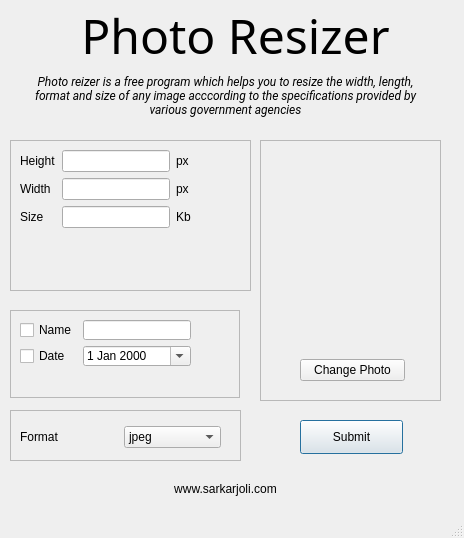
<?xml version="1.0" encoding="UTF-8"?>
<ui version="4.0">
 <class>MainWindow</class>
 <widget class="QMainWindow" name="MainWindow">
  <property name="geometry">
   <rect>
    <x>0</x>
    <y>0</y>
    <width>464</width>
    <height>538</height>
   </rect>
  </property>
  <property name="minimumSize">
   <size>
    <width>464</width>
    <height>538</height>
   </size>
  </property>
  <property name="maximumSize">
   <size>
    <width>464</width>
    <height>538</height>
   </size>
  </property>
  <property name="font">
   <font>
    <italic>false</italic>
   </font>
  </property>
  <property name="windowTitle">
   <string>MainWindow</string>
  </property>
  <widget class="QWidget" name="centralwidget">
   <widget class="QLabel" name="label_Main">
    <property name="geometry">
     <rect>
      <x>0</x>
      <y>0</y>
      <width>471</width>
      <height>71</height>
     </rect>
    </property>
    <property name="palette">
     <palette>
      <active>
       <colorrole role="Text">
        <brush brushstyle="SolidPattern">
         <color alpha="255">
          <red>51</red>
          <green>106</green>
          <blue>188</blue>
         </color>
        </brush>
       </colorrole>
       <colorrole role="PlaceholderText">
        <brush brushstyle="SolidPattern">
         <color alpha="128">
          <red>51</red>
          <green>106</green>
          <blue>188</blue>
         </color>
        </brush>
       </colorrole>
      </active>
      <inactive>
       <colorrole role="Text">
        <brush brushstyle="SolidPattern">
         <color alpha="255">
          <red>51</red>
          <green>106</green>
          <blue>188</blue>
         </color>
        </brush>
       </colorrole>
       <colorrole role="PlaceholderText">
        <brush brushstyle="SolidPattern">
         <color alpha="128">
          <red>51</red>
          <green>106</green>
          <blue>188</blue>
         </color>
        </brush>
       </colorrole>
      </inactive>
      <disabled>
       <colorrole role="Text">
        <brush brushstyle="SolidPattern">
         <color alpha="255">
          <red>172</red>
          <green>174</green>
          <blue>176</blue>
         </color>
        </brush>
       </colorrole>
       <colorrole role="PlaceholderText">
        <brush brushstyle="SolidPattern">
         <color alpha="128">
          <red>41</red>
          <green>47</green>
          <blue>52</blue>
         </color>
        </brush>
       </colorrole>
      </disabled>
     </palette>
    </property>
    <property name="font">
     <font>
      <family>Bebas Neue</family>
      <pointsize>36</pointsize>
      <italic>false</italic>
     </font>
    </property>
    <property name="text">
     <string>Photo Resizer</string>
    </property>
    <property name="alignment">
     <set>Qt::AlignCenter</set>
    </property>
   </widget>
   <widget class="QLabel" name="label_link">
    <property name="geometry">
     <rect>
      <x>130</x>
      <y>480</y>
      <width>191</width>
      <height>18</height>
     </rect>
    </property>
    <property name="text">
     <string>www.sarkarjoli.com</string>
    </property>
    <property name="textFormat">
     <enum>Qt::MarkdownText</enum>
    </property>
    <property name="alignment">
     <set>Qt::AlignCenter</set>
    </property>
    <property name="openExternalLinks">
     <bool>true</bool>
    </property>
   </widget>
   <widget class="QFrame" name="frame">
    <property name="geometry">
     <rect>
      <x>10</x>
      <y>140</y>
      <width>241</width>
      <height>151</height>
     </rect>
    </property>
    <property name="frameShape">
     <enum>QFrame::StyledPanel</enum>
    </property>
    <property name="frameShadow">
     <enum>QFrame::Raised</enum>
    </property>
    <layout class="QFormLayout" name="formLayout_2">
     <item row="0" column="0">
      <layout class="QGridLayout" name="gridLayout">
       <item row="0" column="1">
        <widget class="QLineEdit" name="input_Height">
         <property name="text">
          <string notr="true"/>
         </property>
         <property name="maxLength">
          <number>4</number>
         </property>
         <property name="alignment">
          <set>Qt::AlignRight|Qt::AlignTrailing|Qt::AlignVCenter</set>
         </property>
        </widget>
       </item>
       <item row="1" column="3">
        <widget class="QLabel" name="label_Width_px">
         <property name="text">
          <string>px</string>
         </property>
        </widget>
       </item>
       <item row="0" column="3">
        <widget class="QLabel" name="label_px_Height">
         <property name="text">
          <string>px</string>
         </property>
        </widget>
       </item>
       <item row="0" column="0">
        <widget class="QLabel" name="label_Height">
         <property name="text">
          <string>Height</string>
         </property>
        </widget>
       </item>
       <item row="2" column="0">
        <widget class="QLabel" name="label_Size">
         <property name="text">
          <string>Size</string>
         </property>
        </widget>
       </item>
       <item row="2" column="1">
        <widget class="QLineEdit" name="input_Size">
         <property name="maxLength">
          <number>5</number>
         </property>
         <property name="alignment">
          <set>Qt::AlignRight|Qt::AlignTrailing|Qt::AlignVCenter</set>
         </property>
        </widget>
       </item>
       <item row="1" column="0">
        <widget class="QLabel" name="label_Width">
         <property name="text">
          <string>Width</string>
         </property>
        </widget>
       </item>
       <item row="2" column="3">
        <widget class="QLabel" name="label_Kb">
         <property name="text">
          <string>Kb</string>
         </property>
        </widget>
       </item>
       <item row="1" column="1">
        <widget class="QLineEdit" name="input_Width">
         <property name="maxLength">
          <number>4</number>
         </property>
         <property name="alignment">
          <set>Qt::AlignRight|Qt::AlignTrailing|Qt::AlignVCenter</set>
         </property>
        </widget>
       </item>
      </layout>
     </item>
    </layout>
   </widget>
   <widget class="QFrame" name="frame_2">
    <property name="geometry">
     <rect>
      <x>10</x>
      <y>310</y>
      <width>230</width>
      <height>88</height>
     </rect>
    </property>
    <property name="frameShape">
     <enum>QFrame::StyledPanel</enum>
    </property>
    <property name="frameShadow">
     <enum>QFrame::Raised</enum>
    </property>
    <layout class="QFormLayout" name="formLayout">
     <item row="0" column="0">
      <layout class="QGridLayout" name="gridLayout_2">
       <item row="0" column="0">
        <widget class="QCheckBox" name="checkBox_Name">
         <property name="text">
          <string>Name</string>
         </property>
        </widget>
       </item>
       <item row="0" column="1">
        <widget class="QLineEdit" name="lineEdit"/>
       </item>
       <item row="1" column="0">
        <widget class="QCheckBox" name="checkBox">
         <property name="text">
          <string>Date</string>
         </property>
        </widget>
       </item>
       <item row="1" column="1">
        <widget class="QDateEdit" name="dateEdit">
         <property name="calendarPopup">
          <bool>true</bool>
         </property>
        </widget>
       </item>
      </layout>
     </item>
    </layout>
   </widget>
   <widget class="QFrame" name="frame_3">
    <property name="geometry">
     <rect>
      <x>260</x>
      <y>140</y>
      <width>181</width>
      <height>261</height>
     </rect>
    </property>
    <property name="frameShape">
     <enum>QFrame::StyledPanel</enum>
    </property>
    <property name="frameShadow">
     <enum>QFrame::Raised</enum>
    </property>
    <widget class="QLabel" name="label_Image">
     <property name="geometry">
      <rect>
       <x>20</x>
       <y>10</y>
       <width>151</width>
       <height>191</height>
      </rect>
     </property>
     <property name="text">
      <string/>
     </property>
     <property name="pixmap">
      <pixmap resource="resource.qrc">:/Photo/avatar.jpg</pixmap>
     </property>
     <property name="scaledContents">
      <bool>true</bool>
     </property>
    </widget>
    <widget class="QWidget" name="layoutWidget">
     <property name="geometry">
      <rect>
       <x>40</x>
       <y>210</y>
       <width>105</width>
       <height>41</height>
      </rect>
     </property>
     <layout class="QGridLayout" name="gridLayout_3">
      <item row="0" column="0">
       <widget class="QPushButton" name="button_ChangePhoto">
        <property name="focusPolicy">
         <enum>Qt::ClickFocus</enum>
        </property>
        <property name="text">
         <string>Change Photo</string>
        </property>
       </widget>
      </item>
     </layout>
    </widget>
   </widget>
   <widget class="QPushButton" name="pushButton">
    <property name="geometry">
     <rect>
      <x>300</x>
      <y>420</y>
      <width>103</width>
      <height>34</height>
     </rect>
    </property>
    <property name="focusPolicy">
     <enum>Qt::StrongFocus</enum>
    </property>
    <property name="text">
     <string>Submit</string>
    </property>
    <property name="autoDefault">
     <bool>true</bool>
    </property>
    <property name="default">
     <bool>true</bool>
    </property>
    <property name="flat">
     <bool>false</bool>
    </property>
   </widget>
   <widget class="QFrame" name="frame_4">
    <property name="geometry">
     <rect>
      <x>10</x>
      <y>410</y>
      <width>231</width>
      <height>51</height>
     </rect>
    </property>
    <property name="frameShape">
     <enum>QFrame::StyledPanel</enum>
    </property>
    <property name="frameShadow">
     <enum>QFrame::Raised</enum>
    </property>
    <widget class="QWidget" name="layoutWidget">
     <property name="geometry">
      <rect>
       <x>10</x>
       <y>10</y>
       <width>201</width>
       <height>34</height>
      </rect>
     </property>
     <layout class="QHBoxLayout" name="horizontalLayout">
      <item>
       <widget class="QLabel" name="label">
        <property name="text">
         <string>Format</string>
        </property>
       </widget>
      </item>
      <item>
       <widget class="QComboBox" name="comboBox">
        <item>
         <property name="text">
          <string>jpeg</string>
         </property>
        </item>
        <item>
         <property name="text">
          <string>gif</string>
         </property>
        </item>
        <item>
         <property name="text">
          <string>pdf</string>
         </property>
        </item>
       </widget>
      </item>
     </layout>
    </widget>
   </widget>
   <widget class="QLabel" name="label_2">
    <property name="geometry">
     <rect>
      <x>20</x>
      <y>70</y>
      <width>411</width>
      <height>51</height>
     </rect>
    </property>
    <property name="font">
     <font>
      <family>Roboto</family>
      <italic>true</italic>
     </font>
    </property>
    <property name="text">
     <string>Photo reizer is a free program which helps you to resize the width, length, format and size of any image acccording to the specifications provided by various government agencies</string>
    </property>
    <property name="alignment">
     <set>Qt::AlignCenter</set>
    </property>
    <property name="wordWrap">
     <bool>true</bool>
    </property>
   </widget>
  </widget>
  <widget class="QMenuBar" name="menubar">
   <property name="geometry">
    <rect>
     <x>0</x>
     <y>0</y>
     <width>464</width>
     <height>30</height>
    </rect>
   </property>
  </widget>
  <widget class="QStatusBar" name="statusbar"/>
 </widget>
 <resources>
  <include location="resource.qrc"/>
 </resources>
 <connections/>
</ui>
